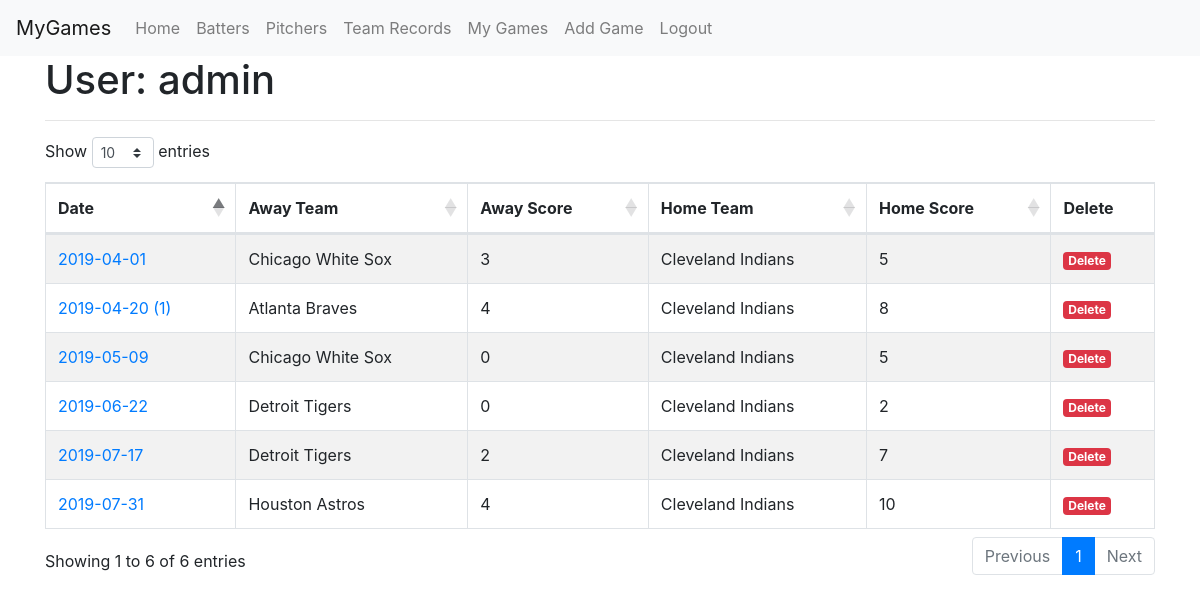
Screenshot of /mygames (signed in) with the database file from the repository.
### app/models.py (models this page shows, shortened)
class User(UserMixin, db.Model):
	id = db.Column(db.Integer, primary_key=True)
	username = db.Column(db.String(64), index=True, unique=True)
	email = db.Column(db.String(128), index=True, unique=True)
	password_hash = db.Column(db.String(128))

class Game(db.Model):
	id = db.Column(db.Integer, primary_key=True)
	game_pk = db.Column(db.Integer, db.ForeignKey('game_data.game_pk'), index=True)
	user_id = db.Column(db.Integer, db.ForeignKey('user.id'))

class GameData(db.Model):
	game_pk = db.Column(db.Integer, primary_key=True)
	date = db.Column(db.String(10))
	dh_status = db.Column(db.Integer, default=None)
	home_team = db.Column(db.String(32), index=True)
	home_score = db.Column(db.Integer)
	away_team = db.Column(db.String(32), index=True)
	away_score = db.Column(db.Integer)
	venue = db.Column(db.String(64), index=True)
	player_data_added = db.Column(db.Boolean, default=False)
	def date_with_dh(self):
		if not self.dh_status:
			return self.date
		else:
			return "{} ({})".format(self.date, self.dh_status)

### app/routes.py (the view)
@app.route('/mygames')
@login_required
def list_games():
	games = db.session.query(Game, GameData).\
					   filter(Game.user_id==current_user.id).\
					   filter(GameData.game_pk==Game.game_pk).\
					   order_by(GameData.date).\
					   all()
	return render_template('mygames.html', games=games)

### app/models.py (called while the page is built)
@login.user_loader
def load_user(id):
	return User.query.get(int(id))

### app/templates/mygames.html
{% extends "sort_table.html" %}
{% block app_content %}
    <h1>User: {{ current_user.username }}</h1>
	<hr>
	{% if games|length > 0 %}
	<table id="games"
	       class="table table-striped table-bordered sort-table"
	       data-order='[[0, "asc"]]'>
		<thead>
			<tr>
				<th>Date</th>
				<th>Away Team</th>
				<th>Away Score</th>
				<th>Home Team</th>
				<th>Home Score</th>
				<th data-orderable="false">Delete</th>
			</tr>
		</thead>
		<tbody>
			{% for g, gd in games %}
				<tr>
					<td>
						<a href="{{ url_for('game_stats', game_pk=gd.game_pk) }}">
							{{ gd.date_with_dh() }}
						</a>
					</td>
					<td>{{ gd.away_team }}</td>
					<td>{{ gd.away_score }}</td>
					<td>{{ gd.home_team }}</td>
					<td>{{ gd.home_score }}</td>
					<td><a href="{{ url_for('rm_game', game_pk=gd.game_pk) }}" class="badge badge-danger">
						Delete
					</a></td>
				</tr>
			{% endfor %}
		</tbody>
	</table>
	{% else %}
	<p>No Games Found</p>
	{% endif %}
{% endblock %}

### rows the page displays
User: username "admin"
Game: date_with_dh "2019-04-01", away_team "Chicago White Sox", away_score "3", home_team "Cleveland Indians", home_score "5"
Game: date_with_dh "2019-04-20 (1)", away_team "Atlanta Braves", away_score "4", home_team "Cleveland Indians", home_score "8"
Game: date_with_dh "2019-05-09", away_team "Chicago White Sox", away_score "0", home_team "Cleveland Indians", home_score "5"
Game: date_with_dh "2019-06-22", away_team "Detroit Tigers", away_score "0", home_team "Cleveland Indians", home_score "2"
Game: date_with_dh "2019-07-17", away_team "Detroit Tigers", away_score "2", home_team "Cleveland Indians", home_score "7"
Game: date_with_dh "2019-07-31", away_team "Houston Astros", away_score "4", home_team "Cleveland Indians", home_score "10"
